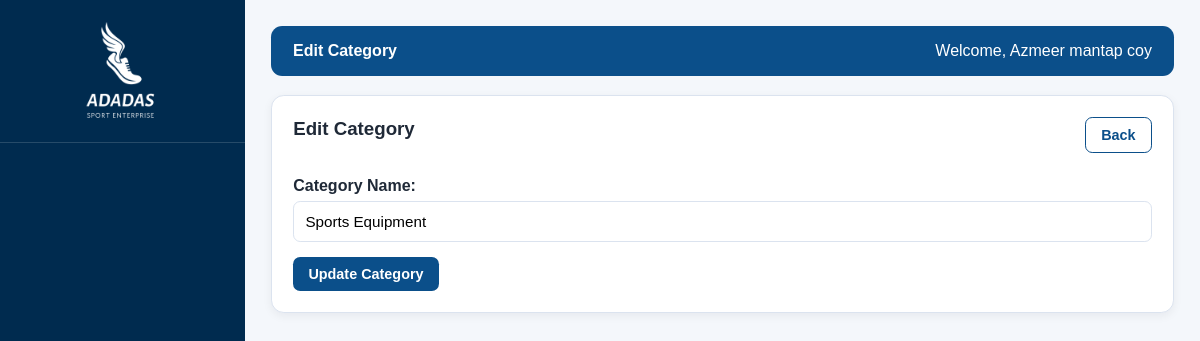
The app's page /AdminCategoryProcess.php?action=edit&id=3 (signed in) with its own data.
### tables this page shows
CREATE TABLE `employee` (
  `EmployeeID` int(11) NOT NULL,
  `DepartmentID` int(11) DEFAULT NULL,
  `Name` varchar(150) NOT NULL,
  `Email` varchar(100) NOT NULL,
  `Password` varchar(255) NOT NULL,
  `Role` varchar(50) DEFAULT NULL,
  `PhoneNum` varchar(20) DEFAULT NULL,
  `Status` varchar(20) DEFAULT 'Active'
);

CREATE TABLE `expensecategory` (
  `CategoryID` int(11) NOT NULL,
  `CategoryName` varchar(100) NOT NULL
);

### AdminCategoryProcess.php (the view, shortened to what this page needs)
<?php
include("function.php");
$loggedInUser = $_SESSION['UserID'];
$sqlAdmin = "SELECT Name FROM employee WHERE EmployeeID = '$loggedInUser'";
$queryAdmin = mysqli_query($dbconn, $sqlAdmin) or die("Error: " . mysqli_error($dbconn));
if ($adminRow = mysqli_fetch_assoc($queryAdmin)) {
    $adminName = $adminRow['Name'];
} else {
    $adminName = "Admin";
}
$titlePage = "Add Category";
$categoryID = "";
$isEditMode = false;
$row = ['CategoryName' => ''];
if (isset($_GET['action']) && $_GET['action'] === 'edit' && isset($_GET['id'])) {
    $categoryID = mysqli_real_escape_string($dbconn, $_GET['id']);
    $isEditMode = true;
    $titlePage = "Edit Category";
    $sqlFetch = "SELECT * FROM expensecategory WHERE CategoryID = '$categoryID'";
    $result = mysqli_query($dbconn, $sqlFetch) or die("Error fetching category: " . mysqli_error($dbconn));
    $row = mysqli_fetch_assoc($result);
}
?>
<html>
<head>
    <link rel="stylesheet" href="style.css">
</head>
<body>
    <div class="layout">
        <?php
        include 'AdminSidebar.php';
        ?>
        <div class="main-content">
            <?php show_header($titlePage, $adminName); ?>
            <div class="mn-content">
                <div class="container">
                    <div class="card">
                        <div style="display:flex; justify-content:space-between; align-items:center; margin-bottom:1.5rem;">
                            <h3><?= $titlePage ?></h3>
                            <a href="AdminCategoryManagement.php" class="btn btn-secondary" style="text-decoration:none;">
                                Back
                            </a>
                        </div>
                        <?php if (!$isEditMode) { ?>
                            <form method="post" action="AdminCategoryProcess.php?action=add">
                                <label for="CategoryName">Category Name:</label>
                                <input type="text" id="CategoryName" name="CategoryName" placeholder="e.g. Travel, Food, etc." required>
                                <button type="submit" class="btn btn-primary" style="margin-top: 15px;">Add Category</button>
                            </form>
                        <?php } else { ?>
                            <form method="post" action="AdminCategoryProcess.php?action=edit&id=<?= $categoryID ?>">
                                <label for="CategoryName">Category Name:</label>
                                <input type="text" id="CategoryName" name="CategoryName" value="<?= htmlspecialchars($row['CategoryName']) ?>" required>
                                <button type="submit" class="btn btn-primary" style="margin-top: 15px;">Update Category</button>
                            </form>
                        <?php } ?>
                    </div>
                </div>
            </div>
        </div>
    </div>
</body>
</html>

### function.php (shortened to what this page needs)
<?php
function show_header($title, $Name)
{
    echo '<header>';
    echo '<strong>' . $title . '</strong>';
    if (isset($_SESSION['UserID'])) {
        echo '<span>Welcome, ' . $Name . '</span>';
    }
    echo '</header>';
}
?>

### style.css (style rules this page uses)
:root { --color-primary: #0b4f8a; --color-nav: #002b4f; --color-bg: #f4f7fb; --color-surface: #ffffff; --color-text: #1f2937; --color-muted: #6b7280; --color-border: #dbe3ef; --green: #16a34a; --red: #dc2626; --yellow: #d97706; }
* { box-sizing: border-box; margin: 0; padding: 0; }
header { background: var(--color-primary); color: #fff; padding: 1rem 1.4rem; border-radius: 0.7rem; margin-bottom: 1.2rem; display: flex; justify-content: space-between; align-items: center; gap: 1rem; }
body { font-family: sans-serif; background: var(--color-bg); color: var(--color-text); min-height: 100vh; }
a { color: inherit; }
label { display: block; margin-top: 0.85rem; font-weight: 600; }
.card { background: var(--color-surface); border: 1px solid var(--color-border); border-radius: 0.8rem; padding: 1.35rem; box-shadow: 0 3px 10px rgba(15, 23, 42, 0.06); margin-bottom: 1.2rem; width: 100%; box-sizing: border-box; min-width: 0; }
input, select, textarea { width: 100%; padding: 0.7rem; border: 1px solid var(--color-border); border-radius: 0.45rem; background: #fff; font-size: 0.95rem; margin-top: 0.35rem; }
.container { max-width: 1200px; margin: 0 auto; }
.layout { display: flex; width: 100%; min-height: 100vh; max-width: 100vw; overflow-x: hidden; }
.main-content { margin-left: 245px; flex: 1; min-width: 0; max-width: 100%; padding: 1.6rem; }
.btn { display: inline-block; padding: 0.55rem 0.95rem; border-radius: 0.45rem; font-weight: 600; cursor: pointer; text-decoration: none; border: none; font-size: 0.9rem; }
.btn-primary { background: var(--color-primary); color: #fff; }
.btn-secondary { background: #fff; color: var(--color-primary); border: 1px solid var(--color-primary); }
.card h3 { margin-bottom: 0.8rem; }

### records on screen
employee: Name "Azmeer mantap coy"
expensecategory: CategoryName "Sports Equipment"

### other values on screen
$title "Edit Category"
$titlePage "Edit Category"
